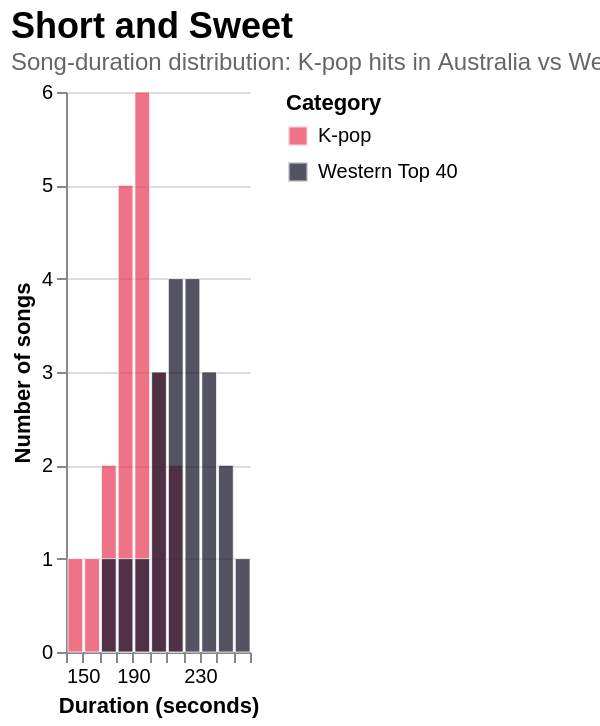

Here is the Vega-Lite specification saved for this chart:
### Vega-Lite specification from a JSON file in a GitHub repository (floating-point values rounded to 4 significant figures)
{"$schema": "https://vega.github.io/schema/vega-lite/v5.json", "title": {"text": "Short and Sweet", "subtitle": "Song-duration distribution: K-pop hits in Australia vs Western Top 40 (PLACEHOLDER DATA)", "anchor": "start", "fontSize": 18, "subtitleFontSize": 12, "subtitleColor": "#666"}, "width": "container", "height": 280, "autosize": {"type": "fit-x", "contains": "padding"}, "data": {"values": [{"duration": 152, "category": "K-pop"}, {"duration": 168, "category": "K-pop"}, {"duration": 173, "category": "K-pop"}, {"duration": 178, "category": "K-pop"}, {"duration": 181, "category": "K-pop"}, {"duration": 183, "category": "K-pop"}, {"duration": 184, "category": "K-pop"}, {"duration": 186, "category": "K-pop"}, {"duration": 188, "category": "K-pop"}, {"duration": 190, "category": "K-pop"}, {"duration": 191, "category": "K-pop"}, {"duration": 192, "category": "K-pop"}, {"duration": 193, "category": "K-pop"}, {"duration": 195, "category": "K-pop"}, {"duration": 198, "category": "K-pop"}, {"duration": 201, "category": "K-pop"}, {"duration": 203, "category": "K-pop"}, {"duration": 207, "category": "K-pop"}, {"duration": 211, "category": "K-pop"}, {"duration": 218, "category": "K-pop"}, {"duration": 175, "category": "Western Top 40"}, {"duration": 188, "category": "Western Top 40"}, {"duration": 196, "category": "Western Top 40"}, {"duration": 201, "category": "Western Top 40"}, {"duration": 204, "category": "Western Top 40"}, {"duration": 208, "category": "Western Top 40"}, {"duration": 211, "category": "Western Top 40"}, {"duration": 214, "category": "Western Top 40"}, {"duration": 216, "category": "Western Top 40"}, {"duration": 218, "category": "Western Top 40"}, {"duration": 221, "category": "Western Top 40"}, {"duration": 224, "category": "Western Top 40"}, {"duration": 226, "category": "Western Top 40"}, {"duration": 229, "category": "Western Top 40"}, {"duration": 232, "category": "Western Top 40"}, {"duration": 235, "category": "Western Top 40"}, {"duration": 238, "category": "Western Top 40"}, {"duration": 242, "category": "Western Top 40"}, {"duration": 248, "category": "Western Top 40"}, {"duration": 258, "category": "Western Top 40"}]}, "mark": {"type": "bar", "opacity": 0.75, "stroke": "white", "strokeWidth": 0.5}, "encoding": {"x": {"field": "duration", "type": "quantitative", "title": "Duration (seconds)", "bin": {"step": 10}}, "y": {"aggregate": "count", "type": "quantitative", "title": "Number of songs", "stack": null}, "color": {"field": "category", "type": "nominal", "title": "Category", "scale": {"domain": ["K-pop", "Western Top 40"], "range": ["#e94560", "#1a1a2e"]}}, "tooltip": [{"field": "category", "title": "Category"}, {"aggregate": "count", "title": "Songs"}]}, "config": {"view": {"stroke": null}}}
